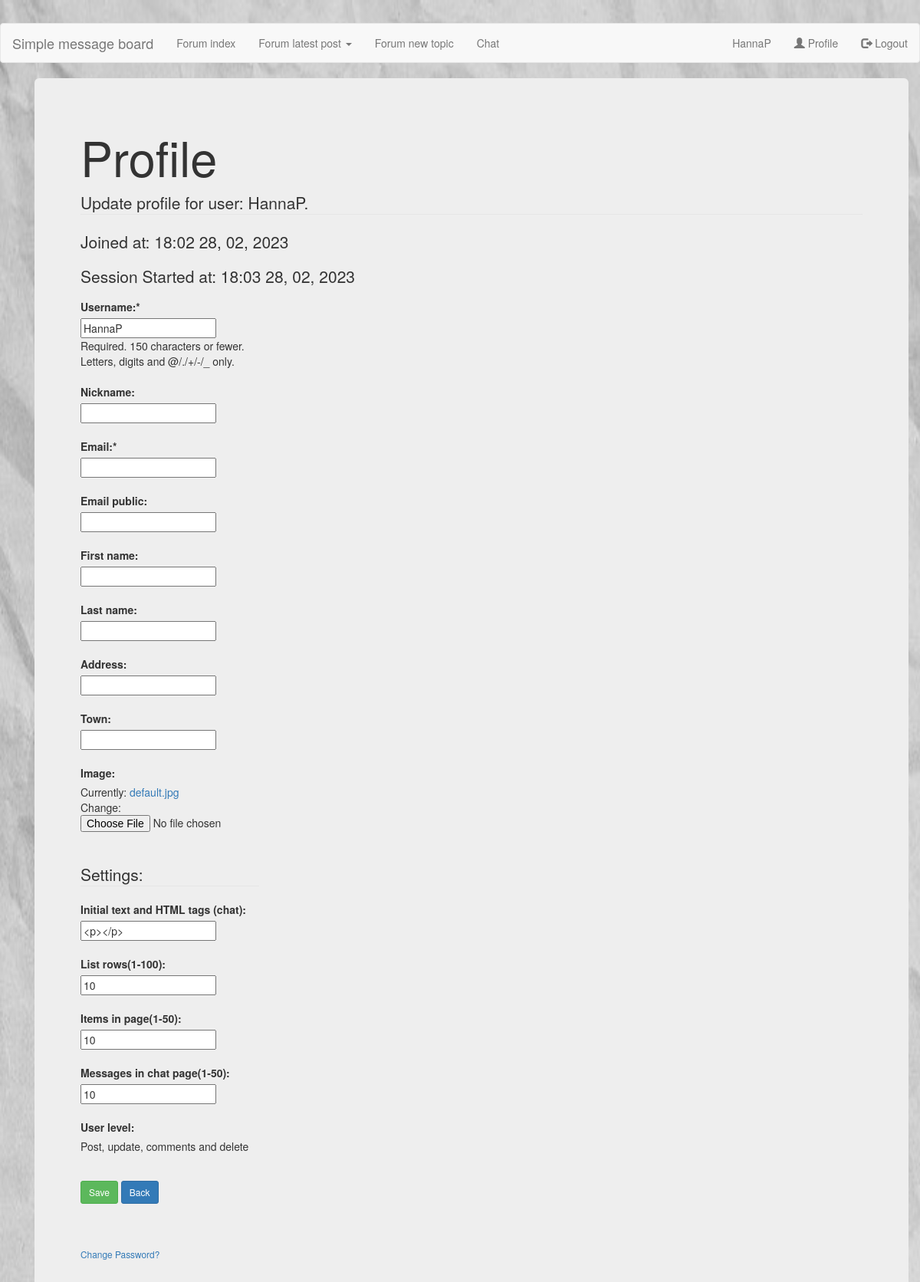
/profile/ (signed in), run on the app's committed database.
### users/models.py (models this page shows, shortened)
class Profile(models.Model):
    user = models.OneToOneField(User, on_delete=models.CASCADE)
    nickname = models.CharField(max_length=40, blank=True)
    club = models.CharField(max_length=200, blank=True)
    call = models.CharField(max_length=200, blank=True)
    qth = models.CharField(max_length=200, blank=True)
    address = models.CharField(max_length=200, blank=True)
    email_public = models.EmailField(max_length=200, blank=True)
    town = models.CharField(max_length=200, blank=True)
    country = models.CharField(max_length=200, blank=True)
    initial_chat = models.CharField(max_length=200, default='<p></p>')
    beep_sound = models.BooleanField(default=False)
    user_level= models.PositiveIntegerField(default=10)
    list_rows= models.PositiveIntegerField(default=10)
    items_in_page= models.PositiveIntegerField(default=10)
    messages_in_chat_page= models.PositiveIntegerField(default=10)
    image = models.ImageField(default='default.jpg', upload_to='profile_pics')

### users/views.py (the view)
# urls.py: path('profile/', user_views.profile, name='profile'),
@login_required
def profile(request):
    if request.method == 'POST':
        u_form = UserUpdateForm(request.POST, instance=request.user)
        p_form = ProfileUpdateForm(request.POST,
                                    request.FILES, # For Profile Pic
                                    instance=request.user.profile)
        if u_form.is_valid() and p_form.is_valid():
            u_form.save()
            p_form.save()
            messages.success(request, f'Your account has been updated!')
            return redirect('message-board_home')
    else:
        user_level_int = request.user.profile.user_level
        if user_level_int > 4:
            user_level_tmp = 'Post, update, comments and delete'
        elif user_level_int > 3:
            user_level_tmp = 'Post, update and comments'
        else:
            user_level_tmp = 'Read only'
        u_form = UserUpdateForm(instance=request.user)
        p_form = ProfileUpdateForm(instance=request.user.profile)
    context = {
        'form': u_form,
        'p_form': p_form,
        'title': 'profile',
        'user_level': user_level_tmp
    }
    return render(request, 'users/profile.html', context)

### users/forms.py
class UserUpdateForm(forms.ModelForm):
    email = forms.EmailField()
    class Meta:
        model = User
        fields = ['username', 'first_name', 'last_name', 'email']

class ProfileUpdateForm(forms.ModelForm):
    class Meta:
        model = Profile
        fields = ['nickname', 'email_public', 'list_rows','messages_in_chat_page',
         'items_in_page', 'address', 'town', 'image', 'initial_chat']

### users/templates/users/profile.html (shortened to what this page needs)
{% extends "forum/base.html" %}
{% block content %}
<div class="container">
	<div class="jumbotron">
		<h1>Profile</h1>
		<form method="POST" enctype="multipart/form-data">
			<fieldset class="form-group">
				<legend class="border-bottom mb-4">Update profile for user: {{ user }}.</legend>
				<p>Joined at: {{ user.date_joined |date:"H:i d, m, Y"}}</p>
				<p>Session Started at: {{ user.last_login |date:"H:i d, m, Y" }}</p>
				<div class="row">
					<div class="col-sm-3">
						<label>Username:*</label><br>
						{{ form.username }}
						{{ form.username.help_text }}
						{{ form.username.errors }} <br><br>
						<label>Nickname:</label><br>
						{{ p_form.nickname }}
						{{ p_form.nickname.errors }} <br><br>
						<label>Email:*</label><br>
						{{ form.email }}
						{{ form.email.errors }} <br><br>
						<label>Email public:</label><br>
						{{ p_form.email_public }}
						{{ p_form.email_public.errors }} <br><br>
						<label>First name:</label><br>
						{{ form.first_name }}<br><br>
						<label>Last name:</label><br>
						{{ form.last_name }}<br><br>
						<label>Address:</label><br>
						{{ p_form.address }}<br><br>
						<label>Town:</label><br>
						{{ p_form.town }}<br><br>
						<label>Image:</label><br>
						{{ p_form.image }}<br><br>
						<legend class="border-bottom mb-4">Settings:</legend>
						<label>Initial text and HTML tags (chat):</label><br>
						{{ p_form.initial_chat }}<br><br>
						<label>List rows(1-100):</label><br>
						{{ p_form.list_rows }}<br><br>
						<label>Items in page(1-50):</label><br>
						{{ p_form.items_in_page }}<br><br>
						<label>Messages in chat page(1-50):</label><br>
						{{ p_form.messages_in_chat_page }}<br><br>
						<label>User level:</label><br>
						{{ user_level }}<br><br>
					</div>
				</div>
			</fieldset>
			<div class="form-group">
				<button class="btn btn-success btn-sm mt-1 mb-1" type="submit">Save</button>
				<a class="btn btn-primary btn-sm mt-1 mb-1" href="javascript:history.go(-1)">Back</a>
			</div>
			<br><br>
			<small class="text-muted ml-2">
				<a href="{% url 'change_password' %}">Change Password?</a>
			</small>
		</form>
	</div>
</div>
{% endblock content %}

### data on the page
Profile: initial_chat "<p></p>", list_rows "10", items_in_page "10", messages_in_chat_page "10"

### other printed values
{{ user }} "HannaP"
{{ user.date_joined |date:"H:i d, m, Y" }} "18:02 28, 02, 2023"
{{ user.last_login |date:"H:i d, m, Y" }} "18:03 28, 02, 2023"
{{ user_level }} "Post, update, comments and delete"
